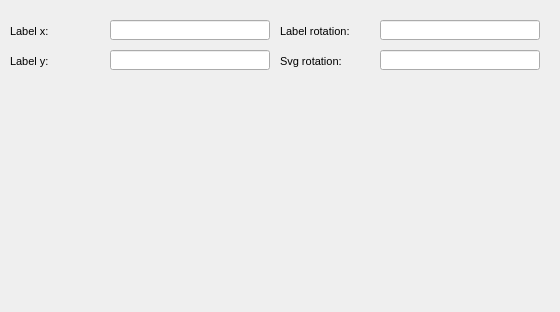
     <widget class="QWidget" name="page_5">
      <property name="geometry">
       <rect>
        <x>0</x>
        <y>0</y>
        <width>560</width>
        <height>312</height>
       </rect>
      </property>
      <attribute name="label">
       <string>Feature graphic design</string>
      </attribute>
      <widget class="QLabel" name="label_reduction_label_y">
       <property name="geometry">
        <rect>
         <x>10</x>
         <y>50</y>
         <width>90</width>
         <height>22</height>
        </rect>
       </property>
       <property name="font">
        <font>
         <pointsize>8</pointsize>
        </font>
       </property>
       <property name="frameShape">
        <enum>QFrame::NoFrame</enum>
       </property>
       <property name="frameShadow">
        <enum>QFrame::Plain</enum>
       </property>
       <property name="text">
        <string>Label y:</string>
       </property>
       <property name="textFormat">
        <enum>Qt::AutoText</enum>
       </property>
       <property name="scaledContents">
        <bool>false</bool>
       </property>
       <property name="alignment">
        <set>Qt::AlignLeading|Qt::AlignLeft|Qt::AlignVCenter</set>
       </property>
       <property name="margin">
        <number>3</number>
       </property>
      </widget>
      <widget class="QLineEdit" name="reduction_label_y">
       <property name="geometry">
        <rect>
         <x>110</x>
         <y>50</y>
         <width>160</width>
         <height>20</height>
        </rect>
       </property>
       <property name="text">
        <string/>
       </property>
      </widget>
      <widget class="QLabel" name="label_reduction_label_rotation">
       <property name="geometry">
        <rect>
         <x>280</x>
         <y>20</y>
         <width>90</width>
         <height>22</height>
        </rect>
       </property>
       <property name="font">
        <font>
         <pointsize>8</pointsize>
        </font>
       </property>
       <property name="frameShape">
        <enum>QFrame::NoFrame</enum>
       </property>
       <property name="frameShadow">
        <enum>QFrame::Plain</enum>
       </property>
       <property name="text">
        <string>Label rotation:</string>
       </property>
       <property name="textFormat">
        <enum>Qt::AutoText</enum>
       </property>
       <property name="scaledContents">
        <bool>false</bool>
       </property>
       <property name="alignment">
        <set>Qt::AlignLeading|Qt::AlignLeft|Qt::AlignVCenter</set>
       </property>
       <property name="margin">
        <number>3</number>
       </property>
      </widget>
      <widget class="QLineEdit" name="reduction_label_rotation">
       <property name="geometry">
        <rect>
         <x>380</x>
         <y>20</y>
         <width>160</width>
         <height>20</height>
        </rect>
       </property>
       <property name="text">
        <string/>
       </property>
      </widget>
      <widget class="QLabel" name="label_reduction_label_x">
       <property name="geometry">
        <rect>
         <x>10</x>
         <y>20</y>
         <width>90</width>
         <height>22</height>
        </rect>
       </property>
       <property name="font">
        <font>
         <pointsize>8</pointsize>
        </font>
       </property>
       <property name="frameShape">
        <enum>QFrame::NoFrame</enum>
       </property>
       <property name="frameShadow">
        <enum>QFrame::Plain</enum>
       </property>
       <property name="text">
        <string>Label x:</string>
       </property>
       <property name="textFormat">
        <enum>Qt::AutoText</enum>
       </property>
       <property name="scaledContents">
        <bool>false</bool>
       </property>
       <property name="alignment">
        <set>Qt::AlignLeading|Qt::AlignLeft|Qt::AlignVCenter</set>
       </property>
       <property name="margin">
        <number>3</number>
       </property>
      </widget>
      <widget class="QLineEdit" name="reduction_label_x">
       <property name="geometry">
        <rect>
         <x>110</x>
         <y>20</y>
         <width>160</width>
         <height>20</height>
        </rect>
       </property>
       <property name="text">
        <string/>
       </property>
      </widget>
      <widget class="QLabel" name="label_reduction_rotation">
       <property name="geometry">
        <rect>
         <x>280</x>
         <y>50</y>
         <width>90</width>
         <height>22</height>
        </rect>
       </property>
       <property name="font">
        <font>
         <pointsize>8</pointsize>
        </font>
       </property>
       <property name="frameShape">
        <enum>QFrame::NoFrame</enum>
       </property>
       <property name="frameShadow">
        <enum>QFrame::Plain</enum>
       </property>
       <property name="text">
        <string>Svg rotation:</string>
       </property>
       <property name="textFormat">
        <enum>Qt::AutoText</enum>
       </property>
       <property name="scaledContents">
        <bool>false</bool>
       </property>
       <property name="alignment">
        <set>Qt::AlignLeading|Qt::AlignLeft|Qt::AlignVCenter</set>
       </property>
       <property name="margin">
        <number>3</number>
       </property>
      </widget>
      <widget class="QLineEdit" name="reduction_rotation">
       <property name="geometry">
        <rect>
         <x>380</x>
         <y>50</y>
         <width>160</width>
         <height>20</height>
        </rect>
       </property>
       <property name="text">
        <string/>
       </property>
      </widget>
     </widget>
